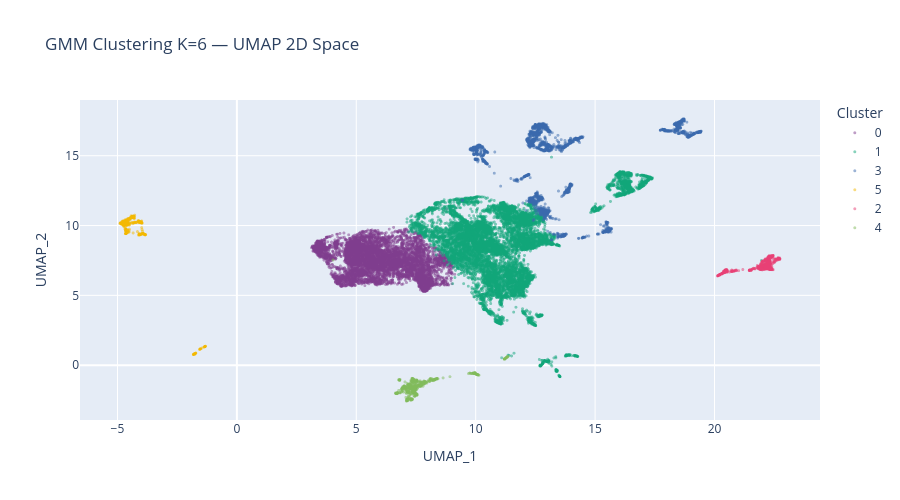

The code cell stored with this chart in its notebook:
### Code cell
# ── 5.4 Statistical Cluster Evaluation ───────────────────────────────────────
metrics = evaluate_clustering(X_umap_3d, cluster_labels, sample_size=5000, seed=SEED)

fig = px.scatter(
    x=X_umap_2d[:, 0], y=X_umap_2d[:, 1],
    color=cluster_labels.astype(str),
    opacity=0.5,
    title=f'GMM Clustering K={FIXED_K} — UMAP 2D Space',
    labels={'x': 'UMAP_1', 'y': 'UMAP_2', 'color': 'Cluster'},
    color_discrete_sequence=px.colors.qualitative.Bold,
)
fig.update_traces(marker=dict(size=3))
fig.update_layout(height=500)
fig.show()

### Figure 1 — Plotly figure (JSON) as saved in the notebook; plotly's stock layout.template omitted (floating-point values rounded to 4 significant figures; data arrays with more than 128 entries replaced by an {"elided": "..."} marker saying what was removed)
{"data": [{"hovertemplate": "Cluster=0<br>UMAP_1=%{x}<br>UMAP_2=%{y}<extra></extra>", "legendgroup": "0", "marker": {"color": "rgb(127, 60, 141)", "opacity": 0.5, "size": 3, "symbol": "circle"}, "mode": "markers", "name": "0", "showlegend": true, "type": "scattergl", "x": {"elided": "6495 float values"}, "xaxis": "x", "y": {"elided": "6495 float values"}, "yaxis": "y"}, {"hovertemplate": "Cluster=1<br>UMAP_1=%{x}<br>UMAP_2=%{y}<extra></extra>", "legendgroup": "1", "marker": {"color": "rgb(17, 165, 121)", "opacity": 0.5, "size": 3, "symbol": "circle"}, "mode": "markers", "name": "1", "showlegend": true, "type": "scattergl", "x": {"elided": "10256 float values"}, "xaxis": "x", "y": {"elided": "10256 float values"}, "yaxis": "y"}, {"hovertemplate": "Cluster=3<br>UMAP_1=%{x}<br>UMAP_2=%{y}<extra></extra>", "legendgroup": "3", "marker": {"color": "rgb(57, 105, 172)", "opacity": 0.5, "size": 3, "symbol": "circle"}, "mode": "markers", "name": "3", "showlegend": true, "type": "scattergl", "x": {"elided": "2727 float values"}, "xaxis": "x", "y": {"elided": "2727 float values"}, "yaxis": "y"}, {"hovertemplate": "Cluster=5<br>UMAP_1=%{x}<br>UMAP_2=%{y}<extra></extra>", "legendgroup": "5", "marker": {"color": "rgb(242, 183, 1)", "opacity": 0.5, "size": 3, "symbol": "circle"}, "mode": "markers", "name": "5", "showlegend": true, "type": "scattergl", "x": {"elided": "503 float values"}, "xaxis": "x", "y": {"elided": "503 float values"}, "yaxis": "y"}, {"hovertemplate": "Cluster=2<br>UMAP_1=%{x}<br>UMAP_2=%{y}<extra></extra>", "legendgroup": "2", "marker": {"color": "rgb(231, 63, 116)", "opacity": 0.5, "size": 3, "symbol": "circle"}, "mode": "markers", "name": "2", "showlegend": true, "type": "scattergl", "x": {"elided": "675 float values"}, "xaxis": "x", "y": {"elided": "675 float values"}, "yaxis": "y"}, {"hovertemplate": "Cluster=4<br>UMAP_1=%{x}<br>UMAP_2=%{y}<extra></extra>", "legendgroup": "4", "marker": {"color": "rgb(128, 186, 90)", "opacity": 0.5, "size": 3, "symbol": "circle"}, "mode": "markers", "name": "4", "showlegend": true, "type": "scattergl", "x": {"elided": "768 float values"}, "xaxis": "x", "y": {"elided": "768 float values"}, "yaxis": "y"}], "layout": {"height": 500, "legend": {"title": {"text": "Cluster"}, "tracegroupgap": 0}, "title": {"text": "GMM Clustering K=6 — UMAP 2D Space"}, "xaxis": {"anchor": "y", "domain": [0, 1], "title": {"text": "UMAP_1"}}, "yaxis": {"anchor": "x", "domain": [0, 1], "title": {"text": "UMAP_2"}}}}
